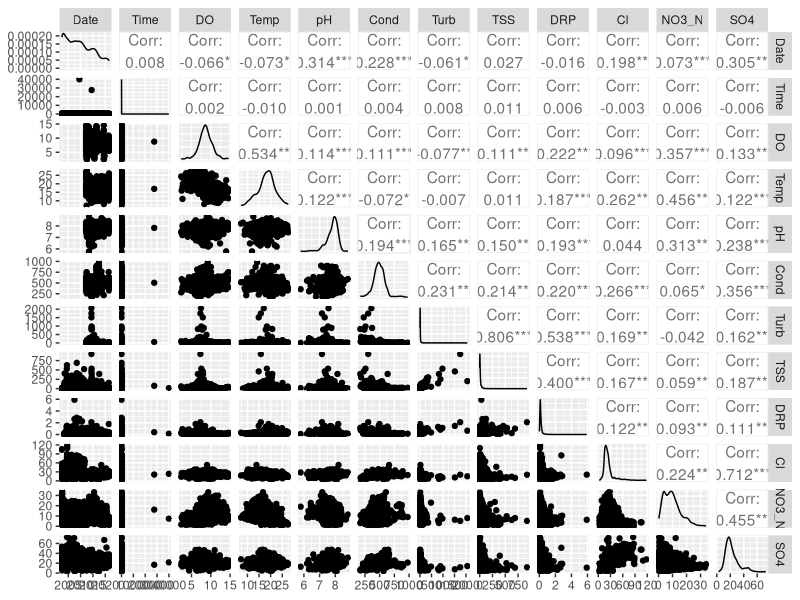
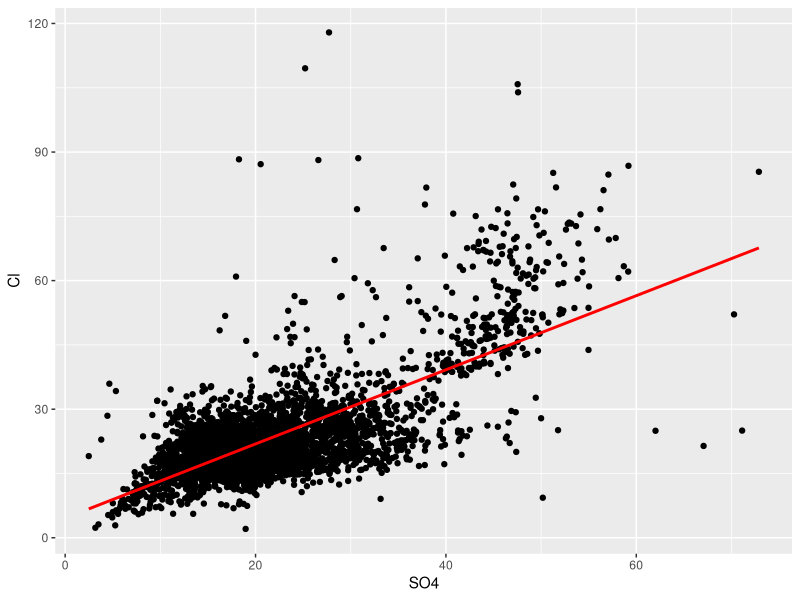
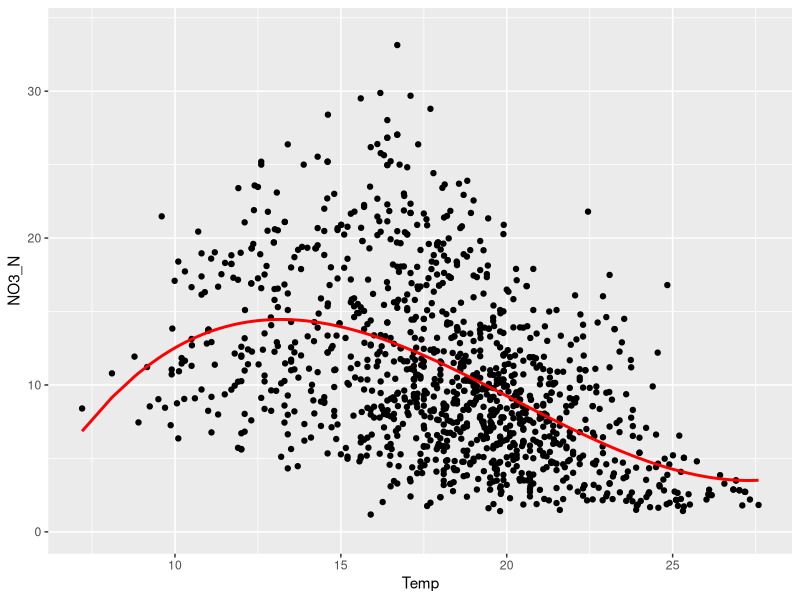
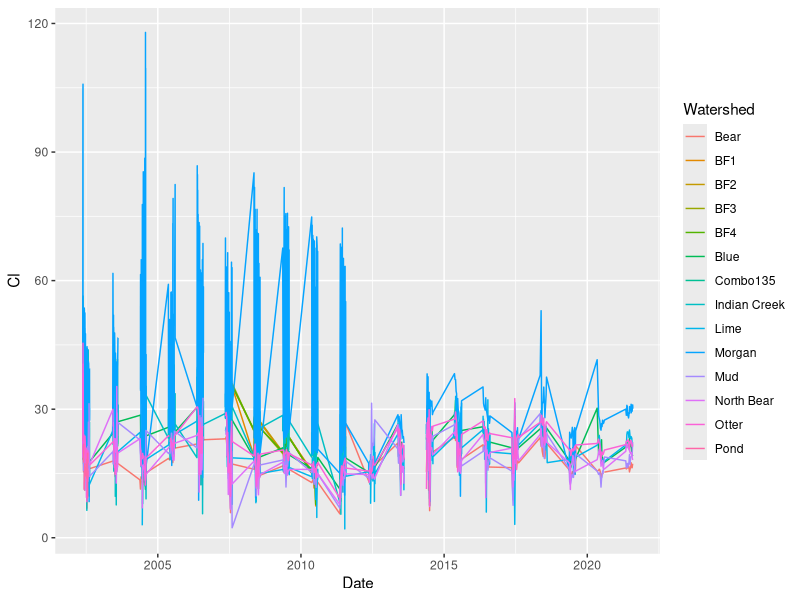

R code for these plots, in order:
## ---- chunk 1
knitr::opts_chunk$set(echo = TRUE)

library(tidyverse)
library(GGally)
## ---- chunk 2
data <- read_csv("../Data/combined_data_clean.csv")
## ---- chunk 3
ggpairs(data[3:14])
## ---- chunk 4
temp_data <- filter(data, !(is.na(SO4) | is.na(Cl)))
fit <- lm(Cl~SO4, data=temp_data)
pred <- data.frame(Cl=predict(fit, temp_data), SO4=temp_data$SO4)
data %>%
  ggplot()+
  geom_point(aes(x=SO4, y=Cl))+
  geom_line(data=pred, aes(x=SO4, y=Cl), color="red", size=1)
## ---- chunk 5
temp_data <- filter(data, !(is.na(Temp) | is.na(NO3_N)))
fit <- lm(NO3_N~poly(Temp, 3), data=temp_data)
pred <- data.frame(NO3_N=predict(fit, temp_data), Temp=temp_data$Temp)
data %>%
  ggplot()+
  geom_point(aes(x=Temp, y=NO3_N))+
  geom_line(data=pred, aes(x=Temp, y=NO3_N), color="red", size=1)
## ---- chunk 6
print(data %>% count(Site) %>% arrange(n), n=100)
## ---- chunk 7
data %>%
  ggplot(aes(x=Date, y=Cl, color=Watershed))+
  geom_line()
